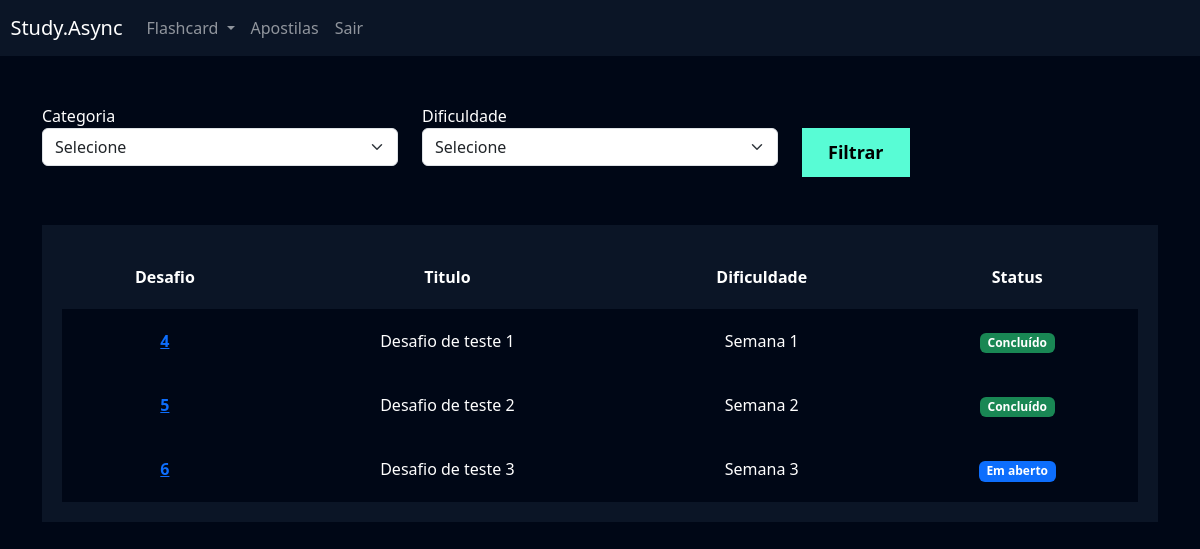
Page /flashcard/listar_desafio/ (signed in) on the committed database.
### flashcard/models.py (models this page shows, shortened)
class Desafio(models.Model):
    user = models.ForeignKey(User, on_delete=models.DO_NOTHING)
    titulo = models.CharField(max_length=100)
    categoria = models.ManyToManyField(Categoria)
    quantidade_perguntas = models.IntegerField()
    dificuldade = models.CharField(
        max_length=1, choices=Flashcard.DIFICULDADE_CHOICES
    )
    flashcards = models.ManyToManyField(FlashcardDesafio)
    def status(self):
        if self.flashcards.filter(respondido=False).exists():
            return mark_safe('<span class="badge bg-primary">Em aberto</span>')
        else:
            return mark_safe('<span class="badge bg-success">Concluído</span>')

### flashcard/views.py (the view)
# urls.py: path('listar_desafio/', views.listar_desafio, name='listar_desafio'),
def listar_desafio(request):
    desafios = Desafio.objects.filter(user=request.user)
    categorias = Categoria.objects.all()
    dificuldades = Flashcard.DIFICULDADE_CHOICES
    categoria = request.GET.get('categoria')
    dificuldade = request.GET.get('dificuldade')
    if categoria:
        desafios = desafios.filter(categoria__id=categoria)
    if dificuldade:
        desafios = desafios.filter(dificuldade=dificuldade)
    return render(
        request,
        'listar_desafio.html',
        {
            'desafios': desafios,
            'categorias': categorias,
            'dificuldades': dificuldades,
        },
    )

### flashcard/templates/listar_desafio.html (shortened to what this page needs)
{% extends "base.html" %}
{% load static %}
{% block 'cabecalho' %}
    <link href="{% static 'usuarios/css/cadastro.css' %}" rel="stylesheet">
    <link href="{% static 'flashcard/css/novo_flashcard.css' %}" rel="stylesheet">
    <link href="{% static 'flashcard/css/iniciar_desafio.css' %}" rel="stylesheet">
    <link href="{% static 'flashcard/css/desafio.css' %}" rel="stylesheet">
    <link href='https://unpkg.com/boxicons@2.1.4/css/boxicons.min.css' rel='stylesheet'>
{% endblock 'cabecalho' %}
{% block 'conteudo' %}
    {% include "partials/header.html" %}
    <div class="container">
        <br>
        <br>
        <div class="row">
            <div class="col-md">
                <form action="{% url 'listar_desafio' %}" method="GET">
                <label for="">Categoria</label>
                <select name="categoria" class="form-select">
                    <option value="">Selecione</option>
                </select>
            </div>
            <div class="col-md">
                <label for="">Dificuldade</label>
                <select name="dificuldade" class="form-select">
                    <option value="">Selecione</option>
                </select>
            </div>
            <div class="col-md">
                <br>
                <input type="submit" value="Filtrar" class="btn-cadastro">
            </div>
        </div>
        <br>
        <br>
        <div class="box-listar">
            <table>
                <thead>
                  <tr>
                    <th scope="col">Desafio</th>
                    <th scope="col">Titulo</th>
                    <th scope="col">Dificuldade</th>
                    <th scope="col">Status</th>
                  </tr>
                </thead>
                <tbody>
                    {% for desafio in desafios %}
                        <tr class="linha">
                            <th><a href="{% url 'desafio' desafio.id %}">{{desafio.id}}</a></th>
                            <td>{{desafio.titulo}}</td>
                            <td>{{desafio.get_dificuldade_display}}</td>
                            <td>{{desafio.status}}</td>
                        </tr>
                  {% endfor %}
                </tbody>
              </table>
        </div>
    </div>
{% endblock 'conteudo' %}

### templates/static/geral/css/base.css (style rules this page uses)
:root { --main-color: #0b1526; --dark-color: #000716; --secondary-dark-color: rgb(15, 2, 26); --light-color: #00c1f3; --contrast-color: #f4c96b; --differential-color: #58fcd5; }
body { background-color: var(--dark-color) !important; color: white !important; }

### templates/static/usuarios/css/cadastro.css (style rules this page uses)
* { margin: 0; padding: 0; }
.btn-cadastro { padding: 10px; background-color: #58fcd5; border: none; border: 1px solid #58fcd5; font-size: 18px; font-weight: bold; padding-left: 25px; padding-right: 25px; }

### templates/static/flashcard/css/desafio.css (style rules this page uses)
.box-listar { background-color: #0b1526; padding: 20px; }
table { width: 100%; padding: 20px; text-align: center; }
.linha { height: 40px; background-color: var(--dark-color); padding: 20px; }
td, th { padding: 20px; }
tr { background-color: var(--main-color); }

### rows in the picture
Desafio: id "4", titulo "Desafio de teste 1", dificuldade "Semana 1", status "Concluído"
Desafio: id "5", titulo "Desafio de teste 2", dificuldade "Semana 2", status "Concluído"
Desafio: id "6", titulo "Desafio de teste 3", dificuldade "Semana 3", status "Em aberto"
